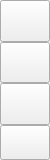
           <widget class="QFrame" name="frame_main_left">
            <property name="minimumSize">
             <size>
              <width>50</width>
              <height>0</height>
             </size>
            </property>
            <property name="maximumSize">
             <size>
              <width>50</width>
              <height>16777215</height>
             </size>
            </property>
            <property name="frameShape">
             <enum>QFrame::NoFrame</enum>
            </property>
            <property name="frameShadow">
             <enum>QFrame::Raised</enum>
            </property>
            <property name="lineWidth">
             <number>0</number>
            </property>
            <layout class="QVBoxLayout" name="verticalLayout_3">
             <property name="spacing">
              <number>0</number>
             </property>
             <property name="leftMargin">
              <number>0</number>
             </property>
             <property name="topMargin">
              <number>0</number>
             </property>
             <property name="rightMargin">
              <number>0</number>
             </property>
             <property name="bottomMargin">
              <number>0</number>
             </property>
             <item alignment="Qt::AlignTop">
              <widget class="QFrame" name="frame_for_button">
               <property name="minimumSize">
                <size>
                 <width>0</width>
                 <height>125</height>
                </size>
               </property>
               <property name="frameShape">
                <enum>QFrame::NoFrame</enum>
               </property>
               <property name="frameShadow">
                <enum>QFrame::Raised</enum>
               </property>
               <property name="lineWidth">
                <number>0</number>
               </property>
               <layout class="QVBoxLayout" name="verticalLayout_4">
                <property name="spacing">
                 <number>0</number>
                </property>
                <property name="leftMargin">
                 <number>0</number>
                </property>
                <property name="topMargin">
                 <number>0</number>
                </property>
                <property name="rightMargin">
                 <number>0</number>
                </property>
                <property name="bottomMargin">
                 <number>0</number>
                </property>
                <item>
                 <widget class="QPushButton" name="button_home">
                  <property name="sizePolicy">
                   <sizepolicy hsizetype="Expanding" vsizetype="Expanding">
                    <horstretch>0</horstretch>
                    <verstretch>0</verstretch>
                   </sizepolicy>
                  </property>
                  <property name="font">
                   <font>
                    <family>Product Sans</family>
                    <pointsize>14</pointsize>
                   </font>
                  </property>
                  <property name="styleSheet">
                   <string notr="true"/>
                  </property>
                  <property name="text">
                   <string notr="true"/>
                  </property>
                  <property name="icon">
                   <iconset resource="resources.qrc">
                    <normaloff>:/home/icons/white/home.png</normaloff>:/home/icons/white/home.png</iconset>
                  </property>
                  <property name="iconSize">
                   <size>
                    <width>36</width>
                    <height>36</height>
                   </size>
                  </property>
                 </widget>
                </item>
                <item>
                 <widget class="QPushButton" name="button_settings">
                  <property name="sizePolicy">
                   <sizepolicy hsizetype="Expanding" vsizetype="Expanding">
                    <horstretch>0</horstretch>
                    <verstretch>0</verstretch>
                   </sizepolicy>
                  </property>
                  <property name="font">
                   <font>
                    <family>Product Sans</family>
                    <pointsize>14</pointsize>
                   </font>
                  </property>
                  <property name="styleSheet">
                   <string notr="true"/>
                  </property>
                  <property name="text">
                   <string notr="true"/>
                  </property>
                  <property name="icon">
                   <iconset resource="resources.qrc">
                    <normaloff>:/settings/icons/white/settings.png</normaloff>:/settings/icons/white/settings.png</iconset>
                  </property>
                  <property name="iconSize">
                   <size>
                    <width>24</width>
                    <height>24</height>
                   </size>
                  </property>
                 </widget>
                </item>
                <item>
                 <widget class="QPushButton" name="button_history">
                  <property name="sizePolicy">
                   <sizepolicy hsizetype="Expanding" vsizetype="Expanding">
                    <horstretch>0</horstretch>
                    <verstretch>0</verstretch>
                   </sizepolicy>
                  </property>
                  <property name="font">
                   <font>
                    <family>Product Sans</family>
                    <pointsize>14</pointsize>
                   </font>
                  </property>
                  <property name="styleSheet">
                   <string notr="true"/>
                  </property>
                  <property name="text">
                   <string notr="true"/>
                  </property>
                  <property name="icon">
                   <iconset>
                    <normaloff>:/history/icons/white/history_white.png</normaloff>:/history/icons/white/history_white.png</iconset>
                  </property>
                  <property name="iconSize">
                   <size>
                    <width>30</width>
                    <height>30</height>
                   </size>
                  </property>
                 </widget>
                </item>
               </layout>
              </widget>
             </item>
             <item>
              <widget class="QFrame" name="frame_at_middle_of_left">
               <property name="frameShape">
                <enum>QFrame::StyledPanel</enum>
               </property>
               <property name="frameShadow">
                <enum>QFrame::Raised</enum>
               </property>
              </widget>
             </item>
             <item>
              <widget class="QFrame" name="frame_for_about_button">
               <property name="maximumSize">
                <size>
                 <width>16777215</width>
                 <height>70</height>
                </size>
               </property>
               <property name="frameShape">
                <enum>QFrame::NoFrame</enum>
               </property>
               <property name="frameShadow">
                <enum>QFrame::Raised</enum>
               </property>
               <property name="lineWidth">
                <number>0</number>
               </property>
               <layout class="QVBoxLayout" name="verticalLayout_5">
                <property name="spacing">
                 <number>0</number>
                </property>
                <property name="leftMargin">
                 <number>0</number>
                </property>
                <property name="topMargin">
                 <number>0</number>
                </property>
                <property name="rightMargin">
                 <number>0</number>
                </property>
                <property name="bottomMargin">
                 <number>0</number>
                </property>
                <item alignment="Qt::AlignBottom">
                 <widget class="QPushButton" name="button_about">
                  <property name="sizePolicy">
                   <sizepolicy hsizetype="Expanding" vsizetype="Expanding">
                    <horstretch>0</horstretch>
                    <verstretch>0</verstretch>
                   </sizepolicy>
                  </property>
                  <property name="font">
                   <font>
                    <family>Product Sans</family>
                    <pointsize>14</pointsize>
                   </font>
                  </property>
                  <property name="styleSheet">
                   <string notr="true"/>
                  </property>
                  <property name="text">
                   <string notr="true"/>
                  </property>
                  <property name="icon">
                   <iconset resource="resources.qrc">
                    <normaloff>:/about/icons/white/about.png</normaloff>:/about/icons/white/about.png</iconset>
                  </property>
                  <property name="iconSize">
                   <size>
                    <width>36</width>
                    <height>36</height>
                   </size>
                  </property>
                 </widget>
                </item>
               </layout>
              </widget>
             </item>
            </layout>
           </widget>
